Frame 1 (no input): blank canvas, image omitted
Frame 60 (no input): blank canvas, image omitted
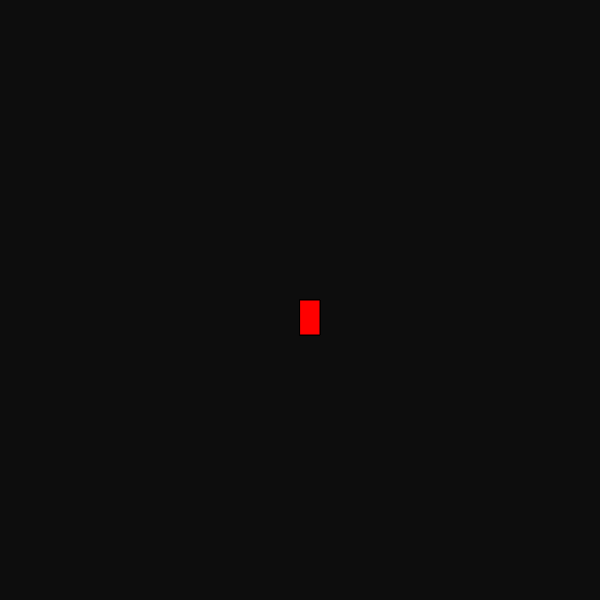
Frame 120 (the mouse pressed at the canvas centre since frame 60)

The p5.js sketch whose frames 1 and 60 were blank and that drew this single picture after the mouse press (run headless with seeded random() and noise() and a simulated clock; from frame 60 on, the mouse is pressed at the canvas centre):

// p5.js sketch
// ── sketch.js
function setup(){
  createCanvas(600, 600)
   background("rgba(0, 0, 0, 0.95)");
}

function draw() {
 
  fill("red");
  if(mouseIsPressed)
    rect(mouseX, mouseY, 20,35);
  stroke("black")
}
